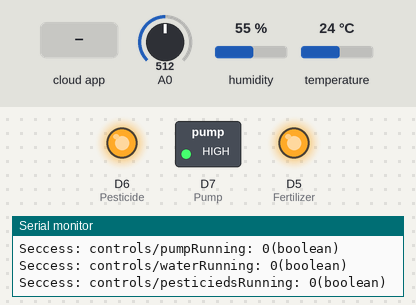
A sketch run on a simulated ESP8266 (NodeMCU). Parts: switched loads named in the sketch (green lamp = pin HIGH), output pins drawn as LEDs (lit = HIGH), the last lines printed to the serial monitor. The inputs (shaded band) are chosen by the test bench; at power-on: A0 = 512, humidity 55 %, temperature 24 °C. WiFi joins after 1.5 s; servers stay silent unless stated; the Firebase database answers and starts empty; pins used as bus, display or sensor lines are not drawn.

Above: at 2.8 s.
2.9 s: the phone or cloud app sets pumpRunning to 1
At 4.8 s:
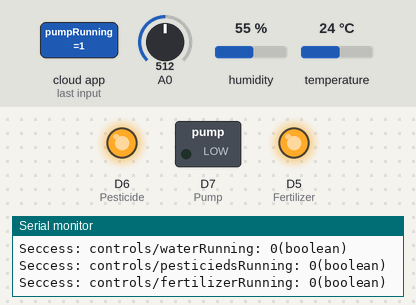
5.1 s: the phone or cloud app sets pesticiedsRunning to 1
At 5.8 s:
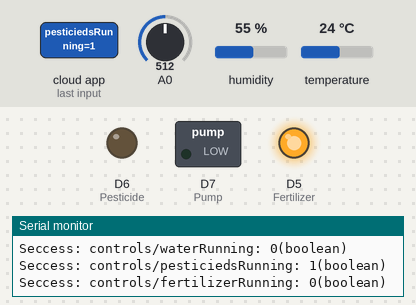
6.6 s: the phone or cloud app sets fertilizerRunning to 1
At 8.1 s:
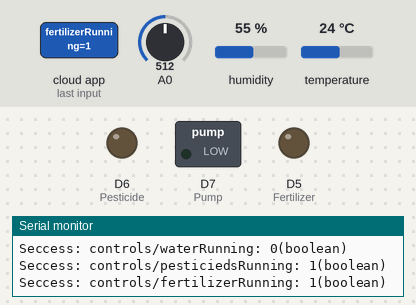
9.2 s: the phone or cloud app sets pumpRunning to 0
At 10.0 s:
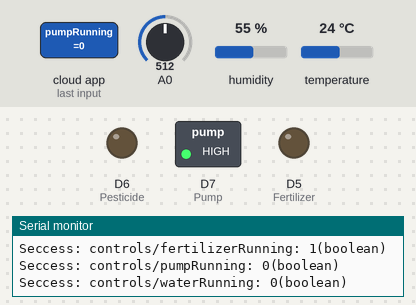
11.2 s: the phone or cloud app sets pesticiedsRunning to 0
At 12.4 s:
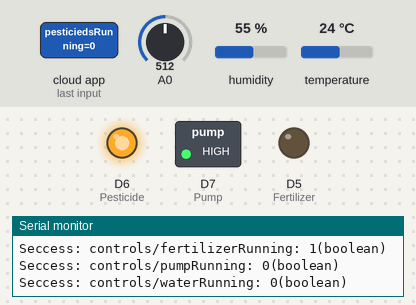
12.7 s: the phone or cloud app sets pumpRunning to 1
At 13.8 s:
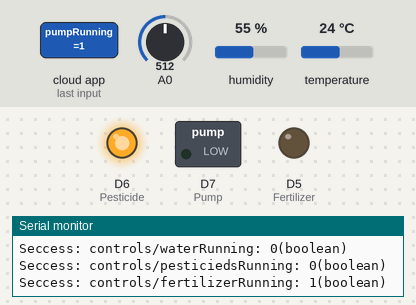
Timing chart, 0 to 15.7 s (numbered marks = the images above; inputs shaded):
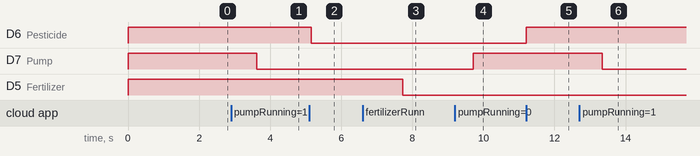

The sketch:

sproink.ino
```cpp
 #include <Wire.h>
#include <Arduino.h>
#include <Firebase_ESP_Client.h>
#include <DHT.h>

#include "addons/TokenHelper.h"
#include "addons/RTDBHelper.h"


#define DHTPIN D3
#define DHTTYPE DHT11
#define Water D3
#define Fertilizer D5
#define Pesticide D6
#define Pump D7
#define soil1 D1
#define soil2 D2


#define WIFI_SSID "So Good"
#define WIFI_PASSWORD "helloworld"

#define API_KEY "AIzaSyC8791vESIJijViJt_gdfTbvmRAdb7qQ4k"
#define DATABASE_URL "sproink-368b5-default-rtdb.firebaseio.com/"


FirebaseData fbdo;
FirebaseAuth auth;
FirebaseConfig config;

DHT dht(DHTPIN, DHTTYPE);

bool signupOK = false;
unsigned long sendDataPrevMillis = 0;


void setup() {
  Serial.begin(115200);
  dht.begin();
  pinMode(Water, OUTPUT);
  pinMode(Fertilizer, OUTPUT);
  pinMode(Pesticide, OUTPUT);
  pinMode(Pump, OUTPUT);
  pinMode(soil1, INPUT);
  pinMode(soil2, INPUT);
  digitalWrite(Water, HIGH);
  digitalWrite(Fertilizer, HIGH);
  digitalWrite(Pesticide, HIGH);
  digitalWrite(Pump, HIGH);
  WiFi.begin(WIFI_SSID, WIFI_PASSWORD);
  Serial.print("Connecting to Wi-Fi");
  while (WiFi.status() != WL_CONNECTED) {
    Serial.print(".");
    delay(300);
  }
  Serial.println();
  Serial.print("Connected with IP: ");
  Serial.println(WiFi.localIP());
  Serial.println();

  config.api_key = API_KEY;
  config.database_url = DATABASE_URL;

  if (Firebase.signUp(&config, &auth, "", "")) {
    Serial.println("Firebase connection successful");
    signupOK = true;

  } else {
    Serial.printf("Firebase sign-up error: %s\n", config.signer.signupError.message.c_str());
  }

  config.token_status_callback = tokenStatusCallback;
  Firebase.begin(&config, &auth);
  Firebase.reconnectWiFi(true);

  Firebase.RTDB.setBool(&fbdo, "isConnected", true);

}

void loop() {
  if (Firebase.ready() && signupOK &&
      (millis() - sendDataPrevMillis > 200 || sendDataPrevMillis == 0)) {

    sendDataPrevMillis = millis();

    float h = dht.readHumidity();
    float t = dht.readTemperature();
    float moisture_percentage1;
    float moisture_percentage2;

    moisture_percentage1 = ( 100.00 - ( (analogRead(soil1)/1023.00) * 100.00 ) );
    moisture_percentage2 = ( 100.00 - ( (analogRead(soil2)/1023.00) * 100.00 ) );


    Firebase.RTDB.setFloat(&fbdo, "SENSORS/1/humidity", h);
    Firebase.RTDB.setFloat(&fbdo, "SENSORS/1/temperature", t);
    Firebase.RTDB.setBool(&fbdo, "SENSORS/1/soil1", moisture_percentage1);
    Firebase.RTDB.setBool(&fbdo, "SENSORS/1/soil2", moisture_percentage2);

     if (Firebase.RTDB.getBool(&fbdo, "controls/pumpRunning")) {
      if (fbdo.dataType() == "boolean"){
      bool pumpStateStr = fbdo.boolData();
      Serial.println("Seccess: " + fbdo.dataPath() + ": " + pumpStateStr + "(" + fbdo.dataType() + ")");
      bool pump = (pumpStateStr == false) ? HIGH : LOW;
      digitalWrite(Pump, pump);
      }

    } else {
      Serial.println("Failed to read Auto: " + fbdo.errorReason());
    }


    if (Firebase.RTDB.getBool(&fbdo, "controls/waterRunning")) {
      if (fbdo.dataType() == "boolean"){
      bool waterStateStr = fbdo.boolData();
      Serial.println("Seccess: " + fbdo.dataPath() + ": " + waterStateStr + "(" + fbdo.dataType() + ")");
      bool water = (waterStateStr == false) ? HIGH : LOW;
      digitalWrite(Water, water);
      }

    } else {
      Serial.println("Failed to read Auto: " + fbdo.errorReason());
    }

    if (Firebase.RTDB.getBool(&fbdo, "controls/pesticiedsRunning")) {
      if (fbdo.dataType() == "boolean"){
      bool pesticideStateStr = fbdo.boolData();
      Serial.println("Seccess: " + fbdo.dataPath() + ": " + pesticideStateStr + "(" + fbdo.dataType() + ")");
      bool pesticide = (pesticideStateStr == false) ? HIGH : LOW;
      digitalWrite(Pesticide, pesticide);
      }

    } else {
      Serial.println("Failed to read Auto: " + fbdo.errorReason());
    }

    if (Firebase.RTDB.getBool(&fbdo, "controls/fertilizerRunning")) {
      if (fbdo.dataType() == "boolean"){
      bool fertilizerStateStr = fbdo.boolData();
      Serial.println("Seccess: " + fbdo.dataPath() + ": " + fertilizerStateStr + "(" + fbdo.dataType() + ")");
      bool fertilizer = (fertilizerStateStr == false) ? HIGH : LOW;
      digitalWrite(Fertilizer, fertilizer);
      }

    } else {
      Serial.println("Failed to read Auto: " + fbdo.errorReason());
    }


  }
}
```

Measured:
- after the input at 2.9 s, D7 (Pump): HIGH → LOW after 0.73 s
- after the input at 5.1 s, D6 (Pesticide): HIGH → LOW after 0.06 s
- after the input at 6.6 s, D5 (Fertilizer): HIGH → LOW after 1.1 s
- after the input at 9.2 s, D7 (Pump): LOW → HIGH after 0.51 s
- after the input at 11.2 s, D6 (Pesticide): LOW → HIGH at once
- after the input at 12.7 s, D7 (Pump): HIGH → LOW after 0.64 s
